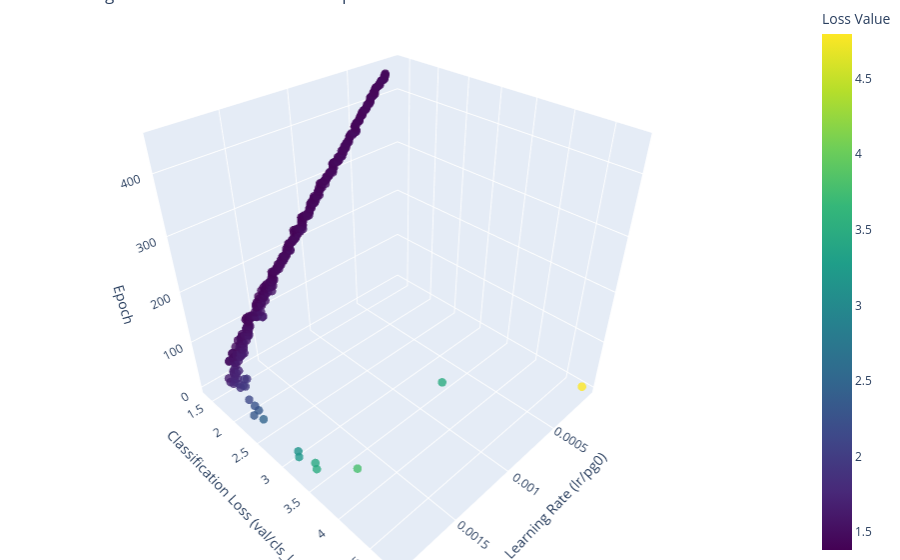

Notebook code for this chart:
### Markdown cell above
_**NOTA:** `patience`=100 para EarlyStop_

### Code cell
graph_LrLoss_3D(df)

### Figure 1 — Plotly figure (JSON) as saved in the notebook; plotly's stock layout.template omitted (floating-point values rounded to 4 significant figures; data arrays with more than 128 entries replaced by an {"elided": "..."} marker saying what was removed)
{"data": [{"marker": {"color": {"elided": "445 float values"}, "colorbar": {"title": {"text": "Loss Value"}}, "colorscale": [[0, "#440154"], [0.1111, "#482878"], [0.2222, "#3e4989"], [0.3333, "#31688e"], [0.4444, "#26828e"], [0.5556, "#1f9e89"], [0.6667, "#35b779"], [0.7778, "#6ece58"], [0.8889, "#b5de2b"], [1, "#fde725"]], "opacity": 0.8, "size": 5}, "mode": "markers", "type": "scatter3d", "x": {"elided": "445 float values"}, "y": {"elided": "445 float values"}, "z": {"elided": "445 int values"}}], "layout": {"margin": {"b": 0, "l": 0, "r": 0, "t": 0}, "scene": {"xaxis": {"title": {"text": "Learning Rate (lr/pg0)"}}, "yaxis": {"title": {"text": "Classification Loss (val/cls_loss)"}}, "zaxis": {"title": {"text": "Epoch"}}}, "title": {"text": "Learning Rate vs. Validation Loss vs. Epoch"}}}
